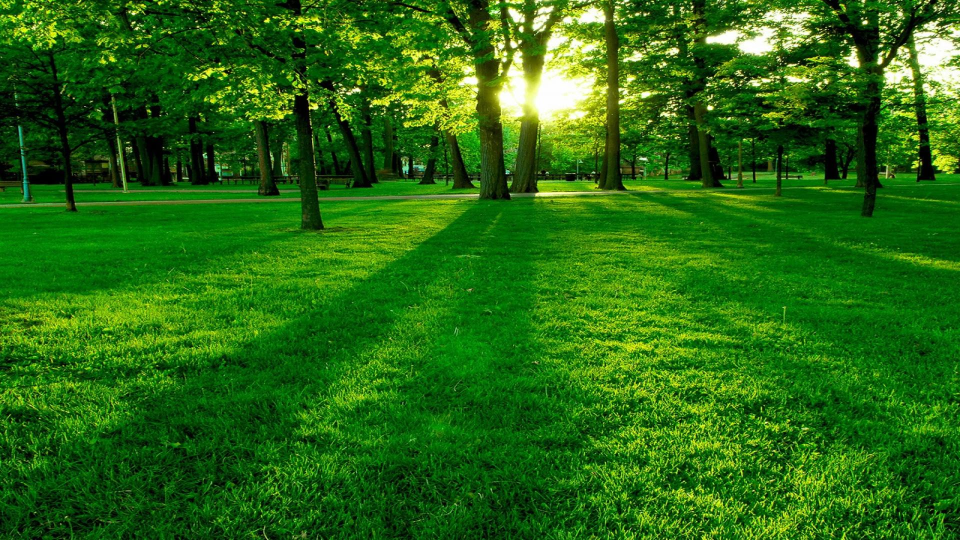
#> input picture channelTest/g.jpg, 1920 x 1080 px (shown at 1/2 size)
$ python t.py
#> lines starting #> are read from the running program, lines starting #| are printed output that depends on the picture
import cv2
import matplotlib.pyplot as plt
import ptwt

# Load and preprocess the image
image_path = 'g.jpg'  # Replace with your image path
image = cv2.imread(image_path, cv2.IMREAD_GRAYSCALE)  # Load as grayscale
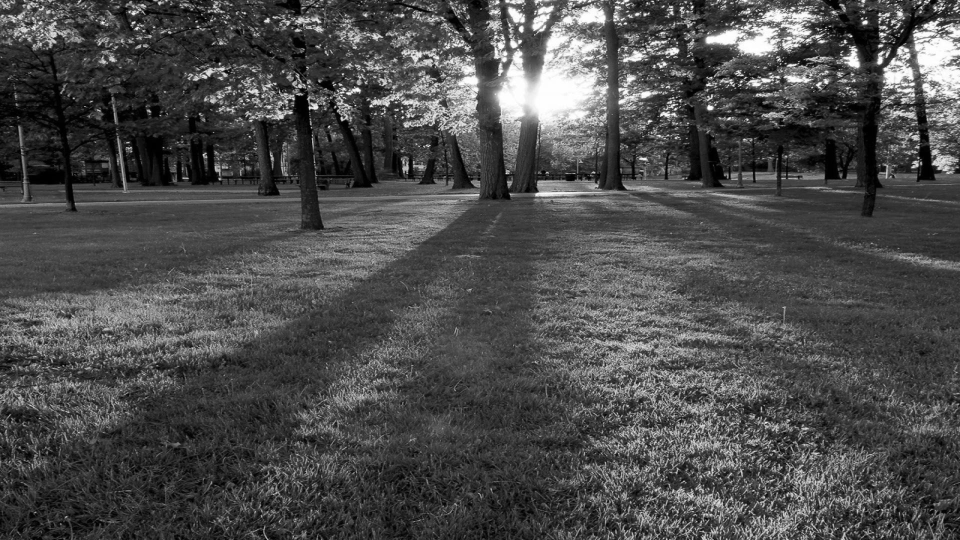
#> image: shape (1080, 1920) (shown at 1/2 size); min 0, max 255, mean 75.7
image = cv2.resize(image, (256, 256))  # Resize for simplicity
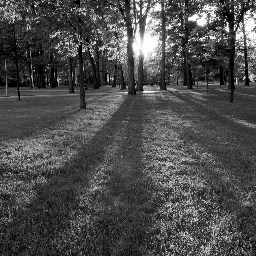
#> image: shape (256, 256); min 0, max 255, mean 75.8

# Perform wavelet decomposition
wavelet = 'haar'
level = 2  # Decomposition level
#> (the run stopped early here; a loop or call above may not have finished)
